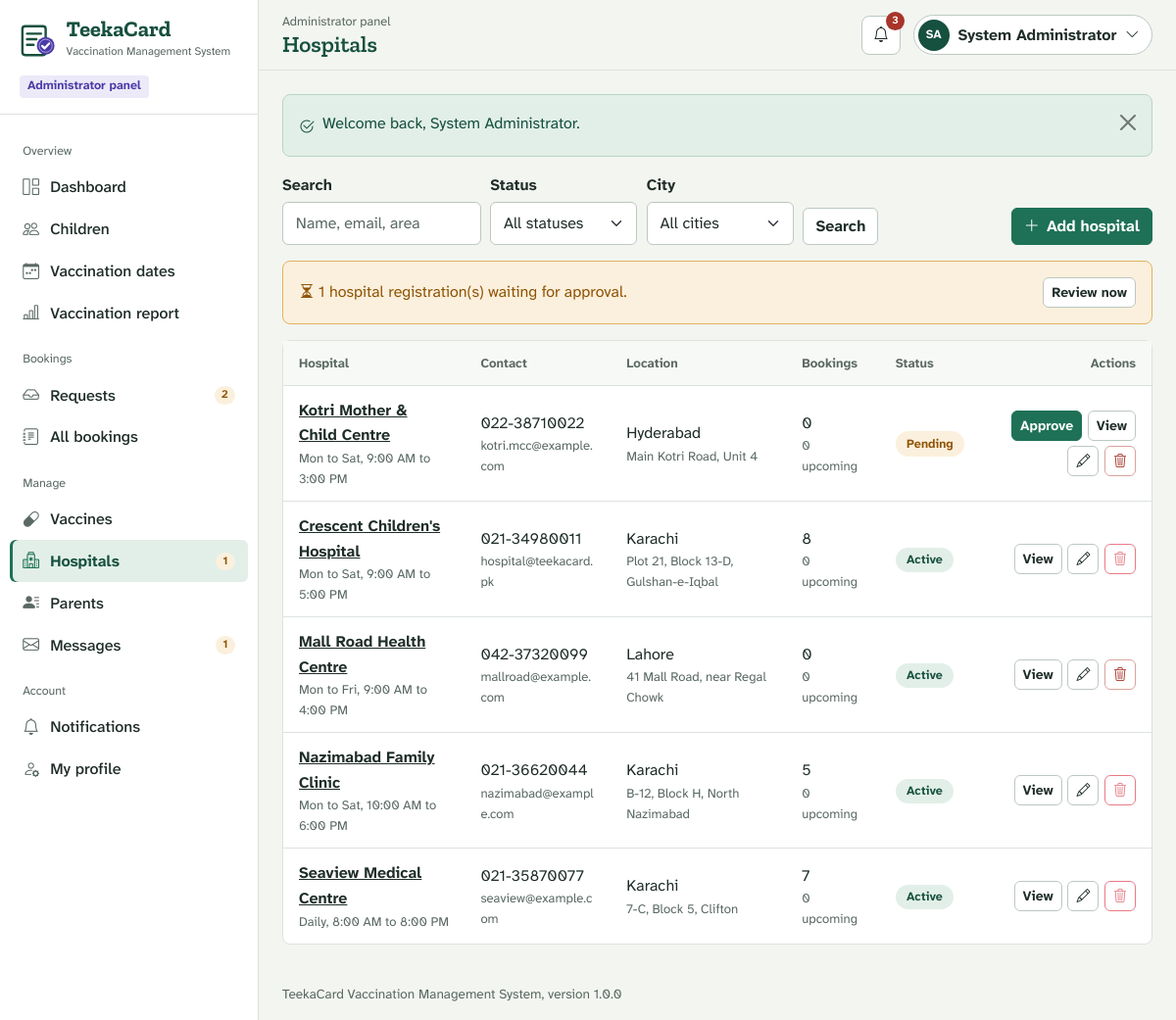
Page /1_Source_Code/vms/admin/hospitals.php (signed in) on the earlier database version.
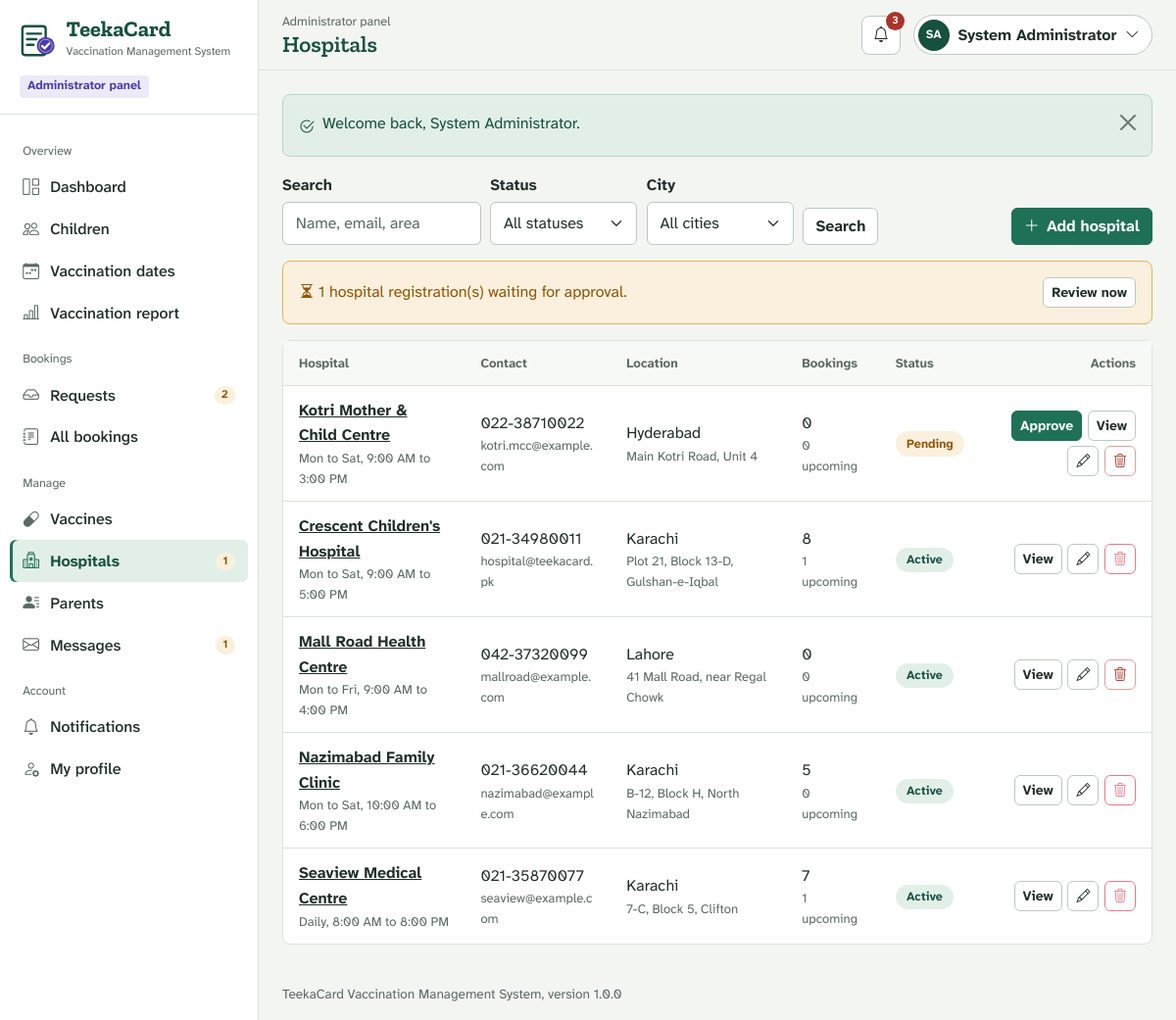
Same page on the later database version.
### tables this page shows
CREATE TABLE `hospitals` (
  `id`         INT UNSIGNED NOT NULL AUTO_INCREMENT,
  `name`       VARCHAR(150) NOT NULL,
  `email`      VARCHAR(150) NOT NULL,
  `phone`      VARCHAR(20)  NOT NULL,
  `city`       VARCHAR(60)  NOT NULL,
  `address`    VARCHAR(255) NOT NULL,
  `location`   VARCHAR(255) NULL DEFAULT NULL COMMENT 'Area / landmark / map link',
  `timings`    VARCHAR(100) NULL DEFAULT NULL,
  `password`   VARCHAR(255) NOT NULL,
  `status`     ENUM('Pending','Active','Inactive') NOT NULL DEFAULT 'Pending',
  `created_at` DATETIME NOT NULL DEFAULT CURRENT_TIMESTAMP,
  `updated_at` DATETIME NULL DEFAULT NULL ON UPDATE CURRENT_TIMESTAMP,
  PRIMARY KEY (`id`),
  UNIQUE KEY `uq_hospital_email` (`email`),
  KEY `idx_hospital_city` (`city`),
  KEY `idx_hospital_status` (`status`)
);

### 1_Source_Code/vms/includes/db.php (called while the page is built, shortened)
<?php
function db(): PDO
{
    static $pdo = null;
    if ($pdo === null) {
        $dsn = 'mysql:host=' . DB_HOST . ';port=' . DB_PORT . ';dbname=' . DB_NAME . ';charset=utf8mb4';
        try {
            $pdo = new PDO($dsn, DB_USER, DB_PASS, [
                PDO::ATTR_ERRMODE            => PDO::ERRMODE_EXCEPTION,
                PDO::ATTR_DEFAULT_FETCH_MODE => PDO::FETCH_ASSOC,
                PDO::ATTR_EMULATE_PREPARES   => false,
            ]);
            $pdo->exec("SET time_zone = '" . date('P') . "'");
        } catch (PDOException $e) {
            db_setup_error($e->getMessage());
        }
    }
    return $pdo;
}
function db_run(string $sql, array $params = []): PDOStatement
{
    $stmt = db()->prepare($sql);
    foreach ($params as $key => $value) {
        $param = is_int($key) ? $key + 1 : (str_starts_with($key, ':') ? $key : ':' . $key);
        $type  = is_int($value) ? PDO::PARAM_INT : (is_null($value) ? PDO::PARAM_NULL : PDO::PARAM_STR);
        $stmt->bindValue($param, $value, $type);
    }
    $stmt->execute();
    return $stmt;
}
function db_all(string $sql, array $params = []): array
{
    return db_run($sql, $params)->fetchAll();
}
function db_value(string $sql, array $params = [])
{
    $value = db_run($sql, $params)->fetchColumn();
    return $value === false ? null : $value;
}

### 1_Source_Code/vms/admin/hospitals.php (the view, shortened to what the changed rows need)
<?php
$action  = get('action');
$editId  = int_param('edit');
$editing = $editId ? db_one('SELECT * FROM hospitals WHERE id = ?', [$editId]) : null;
$showForm = $action === 'add' || $editing;
$form = ['name' => '', 'email' => '', 'phone' => '', 'city' => 'Karachi', 'address' => '', 'location' => '', 'timings' => '', 'status' => 'Active'];
$errors = [];
    ?>
    <?php
$where  = ['1 = 1'];
$params = [];
$whereSql = implode(' AND ', $where);
$pager     = paginate((int) db_value("SELECT COUNT(*) FROM hospitals h WHERE $whereSql", $params));
$hospitals = db_all(
    "SELECT h.*,
            (SELECT COUNT(*) FROM appointments a WHERE a.hospital_id = h.id) AS booking_count,
            (SELECT COUNT(*) FROM appointments a WHERE a.hospital_id = h.id AND a.request_status = 'Approved'
                AND a.vaccination_status = 'Pending' AND a.appointment_date >= CURDATE()) AS upcoming_count
       FROM hospitals h
      WHERE $whereSql
      ORDER BY FIELD(h.status, 'Pending', 'Active', 'Inactive'), h.name
      LIMIT ? OFFSET ?",
    array_merge($params, [$pager['per'], $pager['offset']])
);
require APP_ROOT . '/includes/layout/panel-header.php';
?>
<?php if ($showForm): ?>
    <form class="sheet" method="post" novalidate>
        <?= csrf_field() ?>
        <input type="hidden" name="action" value="save">
        <div class="sheet-head"><h2><?= $editing ? e($editing['name']) : 'New hospital' ?></h2></div>
        <div class="sheet-body">
            <div class="row g-3">
                <div class="col-md-8">
                    <label class="form-label required" for="f-name">Hospital name</label>
                    <input class="form-control<?= invalid($errors, 'name') ?>" id="f-name" name="name" value="<?= e($form['name']) ?>" required>
                    <?= field_error($errors, 'name') ?>
                </div>
                <div class="col-md-4">
                    <label class="form-label required" for="f-status">Status</label>
                    <select class="form-select<?= invalid($errors, 'status') ?>" id="f-status" name="status">
                        <?php if ($editing && $editing['status'] === 'Pending'): ?><option<?= selected('Pending', $form['status']) ?>>Pending</option><?php endif; ?>
                        <option<?= selected('Active', $form['status']) ?>>Active</option>
                        <option<?= selected('Inactive', $form['status']) ?>>Inactive</option>
                    </select>
                    <?= field_error($errors, 'status') ?>
                </div>
                <div class="col-md-6">
                    <label class="form-label required" for="f-email">Login email</label>
                    <input class="form-control<?= invalid($errors, 'email') ?>" type="email" id="f-email" name="email" value="<?= e($form['email']) ?>" required autocomplete="off">
                    <?= field_error($errors, 'email') ?>
                </div>
                <div class="col-md-6">
                    <label class="form-label required" for="f-phone">Phone</label>
                    <input class="form-control<?= invalid($errors, 'phone') ?>" type="tel" id="f-phone" name="phone" value="<?= e($form['phone']) ?>" required>
                    <?= field_error($errors, 'phone') ?>
                </div>
                <div class="col-md-4">
                    <label class="form-label required" for="f-city">City</label>
                    <select class="form-select<?= invalid($errors, 'city') ?>" id="f-city" name="city"><?= city_options($form['city']) ?></select>
                    <?= field_error($errors, 'city') ?>
                </div>
                <div class="col-md-8">
                    <label class="form-label required" for="f-address">Address</label>
                    <input class="form-control<?= invalid($errors, 'address') ?>" id="f-address" name="address" value="<?= e($form['address']) ?>" required>
                    <?= field_error($errors, 'address') ?>
                </div>
                <div class="col-md-7">
                    <label class="form-label" for="f-location">Location / landmark or map link</label>
                    <input class="form-control<?= invalid($errors, 'location') ?>" id="f-location" name="location" value="<?= e($form['location']) ?>">
                    <?= field_error($errors, 'location') ?>
                </div>
                <div class="col-md-5">
                    <label class="form-label" for="f-timings">Timings</label>
                    <input class="form-control<?= invalid($errors, 'timings') ?>" id="f-timings" name="timings" value="<?= e($form['timings']) ?>" placeholder="Mon to Sat, 9 AM to 5 PM">
                    <?= field_error($errors, 'timings') ?>
                </div>
                <?php if ($editing): ?>
                    <div class="col-md-6">
                        <label class="form-label" for="f-password">New password <span class="text-soft fw-normal">(leave empty to keep)</span></label>
                        <div class="password-field">
                            <input class="form-control<?= invalid($errors, 'password') ?>" type="password" id="f-password" name="password" autocomplete="new-password">
                            <button class="password-toggle" type="button" data-target="#f-password" aria-label="Show password"><i class="bi bi-eye"></i></button>
                            <?= field_error($errors, 'password') ?>
                        </div>
                    </div>
                    <div class="col-md-6">
                        <label class="form-label" for="f-password_confirm">Repeat new password</label>
                        <input class="form-control<?= invalid($errors, 'password_confirm') ?>" type="password" id="f-password_confirm" name="password_confirm" autocomplete="new-password">
                        <?= field_error($errors, 'password_confirm') ?>
                    </div>
                <?php else: ?>
                    <div class="col-md-6"><?= password_input('password', 'Password', $errors, 'new-password', 'At least 8 characters with a letter and a number.') ?></div>
                    <div class="col-md-6"><?= password_input('password_confirm', 'Repeat password', $errors) ?></div>
                <?php endif; ?>
            </div>
        </div>
        <div class="sheet-foot d-flex justify-content-between gap-2 flex-wrap">
            <?php if ($editing): ?>
                <span class="small-note align-self-center">Registered <?= e(fmt_date($editing['created_at'])) ?></span>
            <?php else: ?><span></span><?php endif; ?>
            <div class="d-flex gap-2">
                <a class="btn btn-light" href="<?= url($editing ? 'admin/hospitals.php?id=' . $editId : 'admin/hospitals.php') ?>">Cancel</a>
                <button class="btn btn-primary" type="submit"><?= $editing ? 'Save changes' : 'Add hospital' ?></button>
            </div>
        </div>
    </form>
<?php else: ?>
    <div class="sheet">
        <?php if (!$hospitals): ?>
            <?= empty_state('No hospitals found', 'Try another search or add a hospital.', url('admin/hospitals.php?action=add'), 'Add hospital') ?>
        <?php else: ?>
            <div class="table-responsive">
                <table class="table table-hover">
                    <thead>
                        <tr>
                            <th scope="col">Hospital</th>
                            <th scope="col">Contact</th>
                            <th scope="col">Location</th>
                            <th scope="col">Bookings</th>
                            <th scope="col">Status</th>
                            <th scope="col" class="text-end">Actions</th>
                        </tr>
                    </thead>
                    <tbody>
                        <?php foreach ($hospitals as $h): ?>
                            <tr>
                                <td><a class="cell-title" href="<?= url('admin/hospitals.php?id=' . (int) $h['id']) ?>"><?= e($h['name']) ?></a><div class="cell-sub"><?= e($h['timings'] ?: 'Timings not listed') ?></div></td>
                                <td><?= e($h['phone']) ?><div class="cell-sub text-break"><?= e($h['email']) ?></div></td>
                                <td><?= e($h['city']) ?><div class="cell-sub"><?= e($h['address']) ?></div></td>
                                <td><?= (int) $h['booking_count'] ?><div class="cell-sub"><?= (int) $h['upcoming_count'] ?> upcoming</div></td>
                                <td><?= status_badge($h['status']) ?></td>
                                <td>
                                    <div class="table-actions">
                                        <a class="btn btn-sm btn-light" href="<?= url('admin/hospitals.php?id=' . (int) $h['id']) ?>">View</a>
                                        <a class="btn btn-sm btn-light" href="<?= url('admin/hospitals.php?edit=' . (int) $h['id']) ?>" aria-label="Edit <?= e($h['name']) ?>"><i class="bi bi-pencil" aria-hidden="true"></i></a>
                                        <form method="post" data-confirm="Delete <?= e($h['name']) ?>? This cannot be undone.">
                                            <button class="btn btn-sm btn-outline-danger" type="submit" aria-label="Delete <?= e($h['name']) ?>"
                                                <?= $h['booking_count'] ? 'disabled title="Has bookings - make it inactive instead"' : '' ?>><i class="bi bi-trash3" aria-hidden="true"></i></button>
                                        </form>
                                    </div>
                                </td>
                            </tr>
                        <?php endforeach; ?>
                    </tbody>
                </table>
            </div>
        <?php endif; ?>
    </div>
<?php endif; ?>
<?php require APP_ROOT . '/includes/layout/panel-footer.php'; ?>

### 1_Source_Code/vms/includes/functions.php (shortened to what the changed rows need)
<?php
function e($value): string
{
    return htmlspecialchars((string) ($value ?? ''), ENT_QUOTES, 'UTF-8');
}
function url(string $path = ''): string
{
    return BASE_PATH . '/' . ltrim($path, '/');
}
function get(string $key, string $default = ''): string
{
    $value = $_GET[$key] ?? $default;
    return is_string($value) ? trim($value) : $default;
}
function int_param(string $key, string $source = 'get'): int
{
    $bag   = $source === 'post' ? $_POST : $_GET;
    $value = filter_var($bag[$key] ?? null, FILTER_VALIDATE_INT, ['options' => ['min_range' => 1]]);
    return $value === false ? 0 : (int) $value;
}
function status_badge(?string $status): string
{
    $map = [
        'Pending'              => 'pill-amber',
        'Approved'             => 'pill-green',
        'Active'               => 'pill-green',
        'Available'            => 'pill-green',
        'Rejected'             => 'pill-red',
        'Blocked'              => 'pill-red',
        'Not Vaccinated'       => 'pill-red',
        'Unavailable'          => 'pill-red',
        'Cancelled'            => 'pill-grey',
        'Inactive'             => 'pill-grey',
        'Vaccinated'           => 'pill-ink',
        'Partially Vaccinated' => 'pill-ink-soft',
    ];
    $class = $map[$status] ?? 'pill-grey';
    return '<span class="pill ' . $class . '">' . e($status) . '</span>';
}
function paginate(int $total, int $perPage = PER_PAGE): array
{
    $pages = max(1, (int) ceil($total / $perPage));
    $page  = min(max(1, int_param('page')), $pages);
    return ['page' => $page, 'per' => $perPage, 'offset' => ($page - 1) * $perPage, 'pages' => $pages, 'total' => $total];
}

Differences in the rows shown:
changed hospitals "Crescent Children's Hospital": upcoming_count "0" → "1"
changed hospitals "Seaview Medical Centre": upcoming_count "0" → "1"
